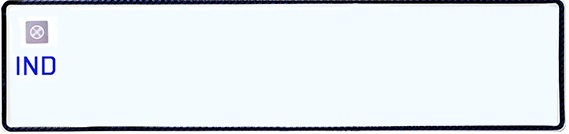
#> input picture plate_generator/plate_templates/indian_number_plate_1.jpg, 569 x 134 px; its folder holds 3 pictures in this run
$ python plate_generator.py
#> lines starting #> are read from the running program, lines starting #| are printed output that depends on the picture
from itertools import permutations,combinations
import random
from PIL import ImageFont, ImageDraw, Image
import numpy as np
import cv2
import pandas as pd

plates = []
for i in range(1,4):
    plates.append(cv2.imread(f"plate_templates/indian_number_plate_{i}.jpg"))

save_dir = 'synthetic_plates/'
letters = 'ABCDEFGHIJKLMNOPQRSTUVWXYZ'
numbers = '123456789'
state_codes = ['AP','TG','AR','AS','BR','CG','GA','GJ','HR','HP','JK','JH','KA','KL',
'MP','MH','MN','ML','MZ','NL','OR','OD','PB','RJ','SK','TN','TR','UK','UP','WB','AN',
'CH','DN','DD','DL','LD','PY']
district_codes = ['01','02','03','04','05','06','07','08','09','10']


fonts = pd.read_csv('font_config.csv')
#> (reads plate_generator/font_config.csv from the repository)
print(fonts.head(5))

for i in range(len(fonts)):

    font = fonts.iloc[i,:]

    # Added more images of this particular configuration as its more common
    if font['font_name']=='LicensePlate' and font['spaces']==False:
        num_images = 3
    else:
        num_images = 1

    for i in range(num_images):
        plate = plates[font['template']]
        # Convert to PIL Image
        cv2_im_rgb = cv2.cvtColor(plate, cv2.COLOR_BGR2RGB)
        pil_im = Image.fromarray(cv2_im_rgb)

        draw = ImageDraw.Draw(pil_im, mode='RGB')
        # read the font TrueTypefile
        ft = ImageFont.truetype('fonts/' + font['font_name'] + '.ttf', font['size'])
        # Form a random 10 character number plate according to indian format
        # choose a random state code
        g1 = random.choice(state_codes)
        # choose a random district code
        g2 = random.choice(district_codes)
        #choose a random sequence of 2 letters
        g3 = ''.join(random.choice(list(permutations(letters, r=2))))
        #choose a random sequence of 4 numbers
        g4 = ''.join(random.choice(list(permutations(numbers, r=4))))

        if font['spaces']:
            word = g1+' '+g2+' '+g3+' '+g4
        else:
            word = g1+g2+g3+g4

        print(word)

        (x,y) = map(int,font['coord'].split(','))

        # Draw the text
        draw.text((x,y), word, font=ft, fill = (0,0,0))

        # Save the image
        cv2_im_processed = cv2.cvtColor(np.array(pil_im), cv2.COLOR_RGB2BGR)
        cv2.imwrite(save_dir + word + "_" + ".png", cv2_im_processed)
#> this loop made 13 passes
#> pass 1, `cv2.imwrite(save_dir + word + "_" + ".png", cv2_im_processed)`:
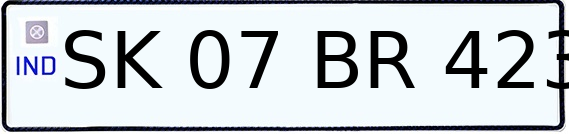
#> saved as SK 07 BR 4238_.png: shape (134, 569, 3); mean B, G, R 209.8, 205.6, 199.7
#> pass 2, `cv2.imwrite(save_dir + word + "_" + ".png", cv2_im_processed)`:
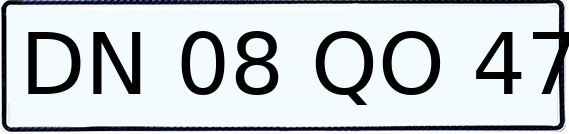
#> saved as DN 08 QO 4761_.png: shape (134, 569, 3); mean B, G, R 203.6, 200.2, 194.3
#> after the loop:
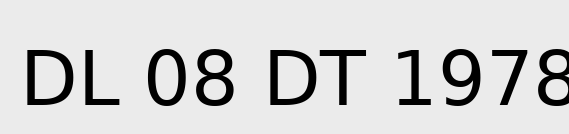
#> pil_im: PIL image 569x134 RGB; min 0, max 235, mean 209.2

        # cv2.imshow('.', cv2_im_processed)
        # cv2.waitKey(0)
        # exit()
